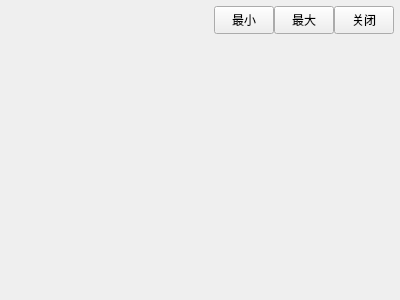
<?xml version="1.0" encoding="UTF-8"?>
<ui version="4.0">
 <class>Widget</class>
 <widget class="QWidget" name="Widget">
  <property name="geometry">
   <rect>
    <x>0</x>
    <y>0</y>
    <width>400</width>
    <height>300</height>
   </rect>
  </property>
  <property name="windowTitle">
   <string>Form</string>
  </property>
  <layout class="QVBoxLayout" name="verticalLayout">
   <property name="spacing">
    <number>0</number>
   </property>
   <property name="leftMargin">
    <number>0</number>
   </property>
   <property name="topMargin">
    <number>0</number>
   </property>
   <property name="rightMargin">
    <number>0</number>
   </property>
   <property name="bottomMargin">
    <number>0</number>
   </property>
   <item>
    <widget class="QWidget" name="titleBar" native="true">
     <property name="sizePolicy">
      <sizepolicy hsizetype="Preferred" vsizetype="Fixed">
       <horstretch>0</horstretch>
       <verstretch>0</verstretch>
      </sizepolicy>
     </property>
     <property name="minimumSize">
      <size>
       <width>0</width>
       <height>40</height>
      </size>
     </property>
     <layout class="QHBoxLayout" name="horizontalLayout_2">
      <property name="spacing">
       <number>0</number>
      </property>
      <property name="topMargin">
       <number>0</number>
      </property>
      <property name="rightMargin">
       <number>6</number>
      </property>
      <property name="bottomMargin">
       <number>0</number>
      </property>
      <item>
       <widget class="QLabel" name="labTitle">
        <property name="sizePolicy">
         <sizepolicy hsizetype="Expanding" vsizetype="Expanding">
          <horstretch>0</horstretch>
          <verstretch>0</verstretch>
         </sizepolicy>
        </property>
       </widget>
      </item>
      <item>
       <widget class="QWidget" name="widgetMenu" native="true">
        <property name="sizePolicy">
         <sizepolicy hsizetype="Preferred" vsizetype="Fixed">
          <horstretch>0</horstretch>
          <verstretch>0</verstretch>
         </sizepolicy>
        </property>
        <property name="maximumSize">
         <size>
          <width>16777215</width>
          <height>28</height>
         </size>
        </property>
        <layout class="QHBoxLayout" name="horizontalLayout">
         <property name="spacing">
          <number>0</number>
         </property>
         <property name="leftMargin">
          <number>0</number>
         </property>
         <property name="topMargin">
          <number>0</number>
         </property>
         <property name="rightMargin">
          <number>0</number>
         </property>
         <property name="bottomMargin">
          <number>0</number>
         </property>
         <item>
          <widget class="QPushButton" name="btnMenu_Min">
           <property name="sizePolicy">
            <sizepolicy hsizetype="Minimum" vsizetype="Expanding">
             <horstretch>0</horstretch>
             <verstretch>0</verstretch>
            </sizepolicy>
           </property>
           <property name="minimumSize">
            <size>
             <width>60</width>
             <height>0</height>
            </size>
           </property>
           <property name="maximumSize">
            <size>
             <width>60</width>
             <height>16777215</height>
            </size>
           </property>
           <property name="cursor">
            <cursorShape>ArrowCursor</cursorShape>
           </property>
           <property name="focusPolicy">
            <enum>Qt::NoFocus</enum>
           </property>
           <property name="toolTip">
            <string>最小化</string>
           </property>
           <property name="text">
            <string>最小</string>
           </property>
          </widget>
         </item>
         <item>
          <widget class="QPushButton" name="btnMenu_Max">
           <property name="sizePolicy">
            <sizepolicy hsizetype="Minimum" vsizetype="Expanding">
             <horstretch>0</horstretch>
             <verstretch>0</verstretch>
            </sizepolicy>
           </property>
           <property name="minimumSize">
            <size>
             <width>60</width>
             <height>0</height>
            </size>
           </property>
           <property name="maximumSize">
            <size>
             <width>60</width>
             <height>16777215</height>
            </size>
           </property>
           <property name="focusPolicy">
            <enum>Qt::NoFocus</enum>
           </property>
           <property name="text">
            <string>最大</string>
           </property>
          </widget>
         </item>
         <item>
          <widget class="QPushButton" name="btnMenu_Close">
           <property name="sizePolicy">
            <sizepolicy hsizetype="Minimum" vsizetype="Expanding">
             <horstretch>0</horstretch>
             <verstretch>0</verstretch>
            </sizepolicy>
           </property>
           <property name="minimumSize">
            <size>
             <width>60</width>
             <height>0</height>
            </size>
           </property>
           <property name="maximumSize">
            <size>
             <width>60</width>
             <height>16777215</height>
            </size>
           </property>
           <property name="cursor">
            <cursorShape>ArrowCursor</cursorShape>
           </property>
           <property name="focusPolicy">
            <enum>Qt::NoFocus</enum>
           </property>
           <property name="toolTip">
            <string>关闭</string>
           </property>
           <property name="text">
            <string>关闭</string>
           </property>
          </widget>
         </item>
        </layout>
       </widget>
      </item>
     </layout>
    </widget>
   </item>
   <item>
    <widget class="QWidget" name="widgetMain" native="true">
     <property name="sizePolicy">
      <sizepolicy hsizetype="Preferred" vsizetype="Expanding">
       <horstretch>0</horstretch>
       <verstretch>0</verstretch>
      </sizepolicy>
     </property>
    </widget>
   </item>
  </layout>
 </widget>
 <resources/>
 <connections/>
</ui>
